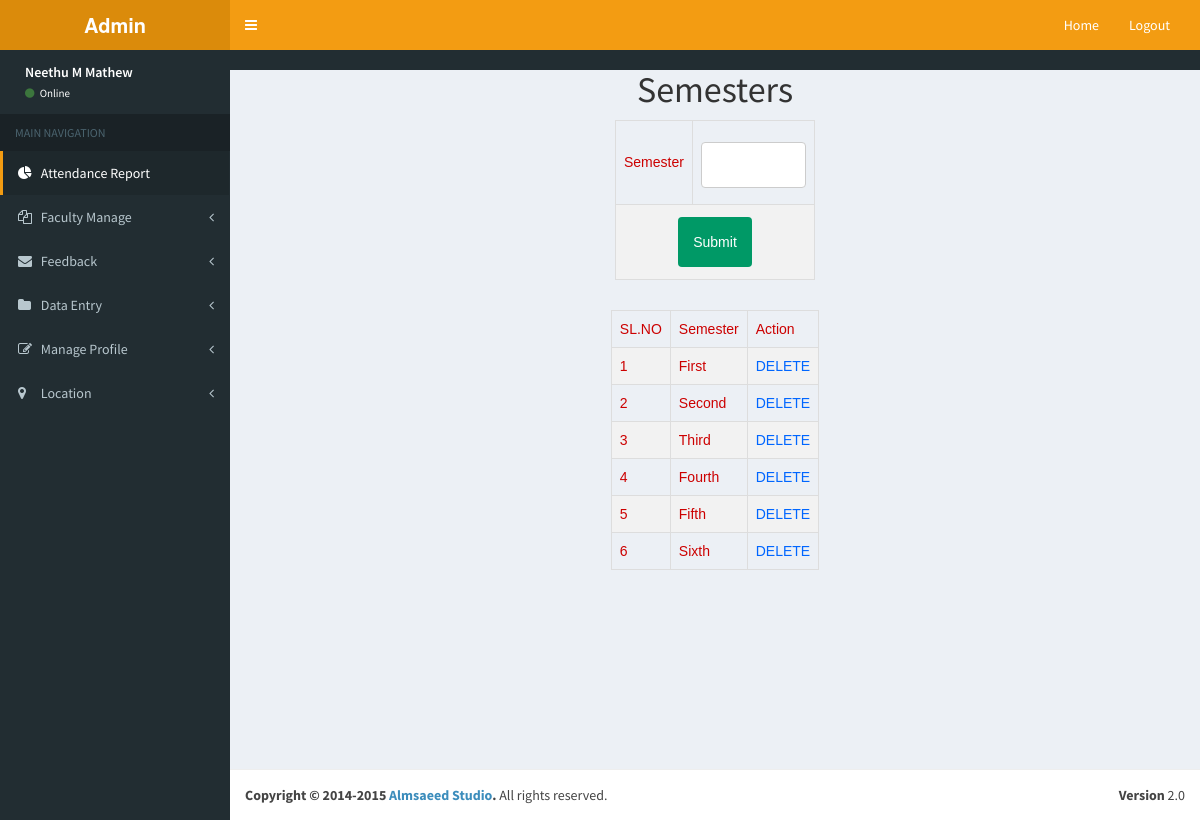
/Project/Admin/Semester.php (signed in), run on the app's committed database.
### tables this page shows
CREATE TABLE `tbl_semester` (
  `semester_id` int(11) NOT NULL,
  `semester_name` varchar(10) NOT NULL
);

### Project/Admin/Semester.php (the view, shortened to what this page needs)
<!DOCTYPE html PUBLIC "-//W3C//DTD XHTML 1.0 Transitional//EN" "http://www.w3.org/TR/xhtml1/DTD/xhtml1-transitional.dtd">
<html xmlns="http://www.w3.org/1999/xhtml">
<head>
</head>
<?php
include('Head.php');
?>
<body>
<div id="tab" align="center">
<h1 align="center">Semesters</h1>
<?php
include("../Assets/Connection/Connection.php");
?>
<form id="form1" name="form1" method="post" action="">
  <table width="200" border="1">
    <tr>
      <td>Semester</td>
      <td><label for="txt_semester"></label>
      <input type="text" required  name="txt_semester" id="txt_semester" /></td>
    </tr>
    <tr>
      <td colspan="2" align="center"><input type="submit" name="btn_submit" id="btn_submit" value="Submit" /></td>
    </tr>
  </table>
  <p>&nbsp;</p>
  <table width="200" border="1">
    <tr>
      <td>SL.NO</td>
      <td>Semester</td>
      <td>Action</td>
    </tr>
    <?php
	$selQry="select * from tbl_semester";
	$res=$con->query($selQry);
	$i=0;
	while($row=$res->fetch_assoc())
	{
		$i++;
	?>
    <tr>
      <td><?php echo $i ?></td>
      <td><?php echo $row["semester_name"] ?></td>
      <td><a href="Semester.php?did=<?php echo $row['semester_id'] ?>">DELETE</a></td>
    </tr>
    <?php
	}
	?>
  </table>
  <p>&nbsp;</p>
</form>
</div>
</body>
</html>
<?php
        include('Foot.php');
        ?>

### Project/Assets/Template/form.css (style rules this page uses)
#tab { font-family: "Trebuchet MS", Arial, Helvetica, sans-serif; border-collapse: collapse; width: 100%; }
#tab td, #tab th { border: 1px solid #ddd; padding: 8px; color: #C00; }
#tab a { color:#06F; }
#tab tr:nth-child(even) { background-color: #f2f2f2; }
input[type=text],[type=password],[type=email],[type=date], select { width: 100%; padding: 12px 20px; margin: 8px 0; display: inline-block; border: 1px solid #ccc; border-radius: 4px; box-sizing: border-box; }
input[type=submit] { background-color: #096; color: white; padding: 15px; margin: 4px 0; border: none; border-radius: 4px; cursor: pointer; }

### data on the page
tbl_semester: semester_name "First"
tbl_semester: semester_name "Second"
tbl_semester: semester_name "Third"
tbl_semester: semester_name "Fourth"
tbl_semester: semester_name "Fifth"
tbl_semester: semester_name "Sixth"
